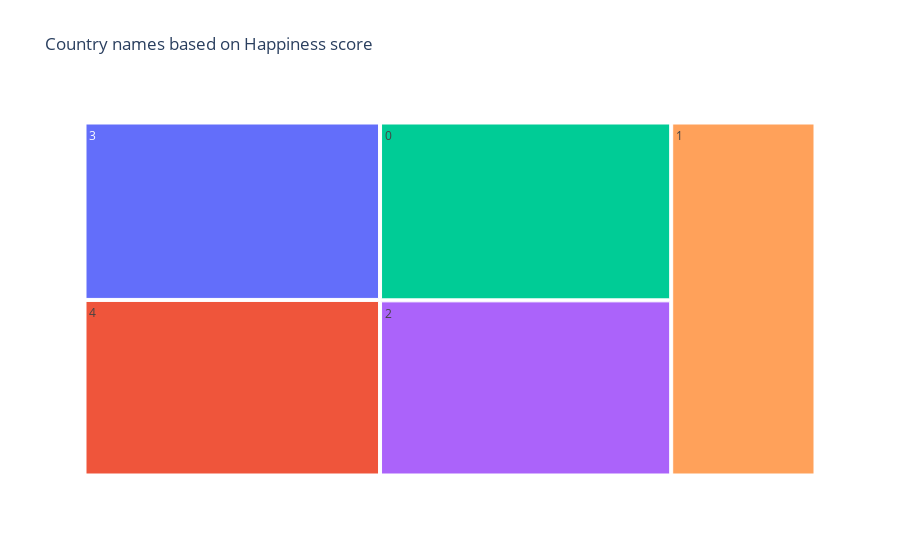

The notebook cell this image was saved under:
### Code cell
treemap_show(df=df)

### Figure 1 — Plotly figure (JSON) as saved in the notebook; plotly's stock layout.template omitted (floating-point values rounded to 4 significant figures)
{"data": [{"branchvalues": "total", "domain": {"x": [0, 1], "y": [0, 1]}, "hovertemplate": "labels=%{label}<br>year=%{value}<br>parent=%{parent}<br>id=%{id}<extra></extra>", "ids": ["0", "1", "2", "3", "4"], "labels": ["0", "1", "2", "3", "4"], "name": "", "parents": ["", "", "", "", ""], "type": "treemap", "values": [1971, 1939, 1941, 1996, 1975]}], "layout": {"legend": {"tracegroupgap": 0}, "title": {"text": "Country names based on Happiness score"}}}
